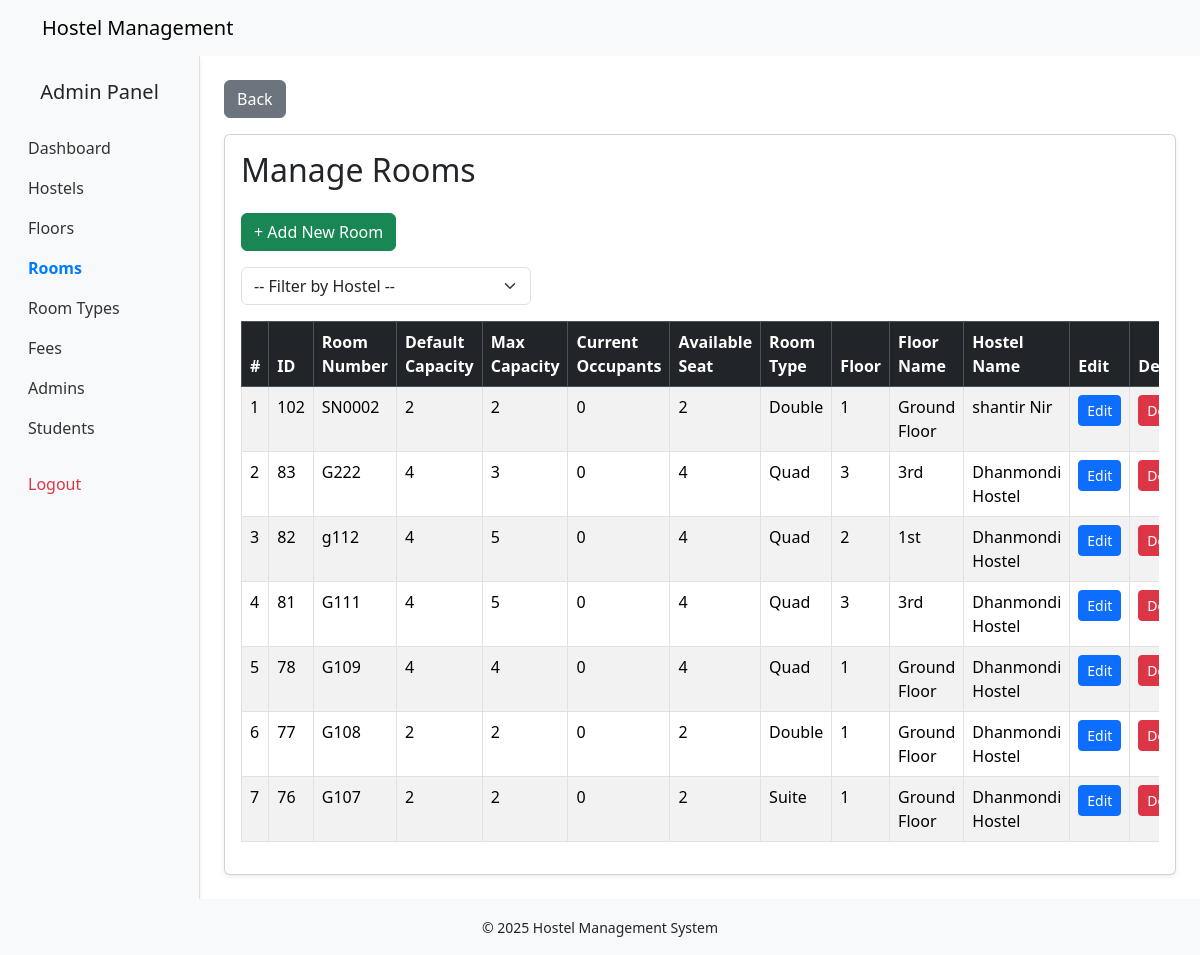
Page /admin/sections/rooms/index.php (signed in) on the earlier database version.
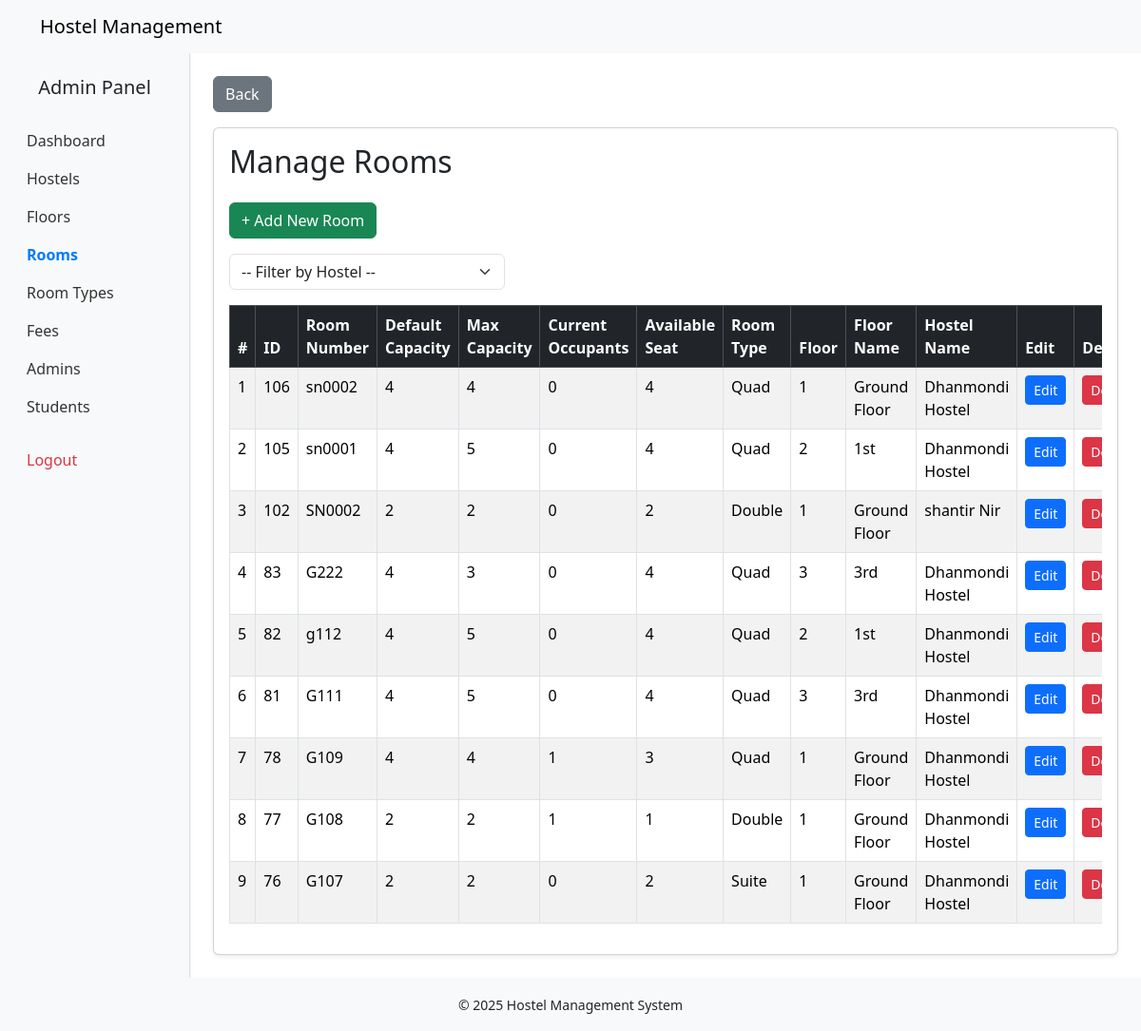
Same page on the later database version.
### tables this page shows
CREATE TABLE `rooms` (
  `id` int(11) NOT NULL,
  `room_type_id` int(11) DEFAULT NULL,
  `floor_id` int(11) DEFAULT NULL,
  `room_number` varchar(20) NOT NULL,
  `max_capacity` int(11) NOT NULL,
  `created_at` timestamp NOT NULL DEFAULT current_timestamp(),
  `updated_at` timestamp NOT NULL DEFAULT current_timestamp() ON UPDATE current_timestamp(),
  `hostel_id` int(11) DEFAULT NULL
);

CREATE TABLE `room_types` (
  `id` int(11) NOT NULL,
  `type_name` varchar(100) NOT NULL,
  `description` text NOT NULL,
  `default_capacity` int(11) NOT NULL,
  `created_at` timestamp NOT NULL DEFAULT current_timestamp(),
  `updated_at` timestamp NOT NULL DEFAULT current_timestamp() ON UPDATE current_timestamp(),
  `buffer_limit` int(11) NOT NULL DEFAULT 0,
  `hostel_id` int(11) DEFAULT NULL
);

CREATE TABLE `floors` (
  `id` int(11) NOT NULL,
  `hostel_id` int(11) DEFAULT NULL,
  `floor_number` int(11) NOT NULL,
  `floor_name` varchar(100) DEFAULT NULL,
  `created_at` timestamp NOT NULL DEFAULT current_timestamp(),
  `updated_at` timestamp NOT NULL DEFAULT current_timestamp() ON UPDATE current_timestamp()
);

CREATE TABLE `hostels` (
  `id` int(11) NOT NULL,
  `hostel_incharge_id` int(11) DEFAULT NULL,
  `address_id` int(11) DEFAULT NULL,
  `hostel_name` varchar(100) NOT NULL,
  `hostel_type` enum('male','female') NOT NULL,
  `contact_number` varchar(20) NOT NULL,
  `capacity` int(11) DEFAULT 0,
  `amenities` text DEFAULT NULL,
  `created_at` timestamp NOT NULL DEFAULT current_timestamp(),
  `updated_at` timestamp NOT NULL DEFAULT current_timestamp() ON UPDATE current_timestamp()
);

### admin/sections/rooms/index.php (the view, shortened to what this page needs)
<?php
require_once BASE_PATH . '/config/db.php';
$rooms = [];
$sql = "
    SELECT
        rooms.id,
        rooms.room_number,
        rooms.max_capacity,
        room_types.type_name,
        room_types.default_capacity,
        floors.floor_number,
        floors.floor_name,
        hostels.hostel_name,
        (
            SELECT COUNT(*) FROM students WHERE students.room_id = rooms.id
        ) AS current_occupants
    FROM rooms
    LEFT JOIN room_types ON rooms.room_type_id = room_types.id
    LEFT JOIN floors ON rooms.floor_id = floors.id
    LEFT JOIN hostels ON floors.hostel_id = hostels.id
    WHERE 1
";
$sql .= " ORDER BY rooms.id DESC";
$result = $conn->query($sql);
if ($result && $result->num_rows > 0) {
    $rooms = $result->fetch_all(MYSQLI_ASSOC);
}
require_once BASE_PATH . '/admin/includes/header_admin.php';
?>
<div class="content container-fluid">
    <div class="row full-height">
        <?php require_once BASE_PATH . '/admin/includes/sidebar_admin.php'; ?>
        <main class="col-md-10 ms-sm-auto px-md-4 py-4">
            <a href="<?= BASE_URL . '/admin/dashboard_admin.php' ?>" class="btn btn-secondary mb-3">Back</a>
            <div class="card shadow-sm">
                <div class="card-body">
                    <h2 class="mb-4">Manage Rooms</h2>
                    <a href="<?= BASE_URL . '/admin/sections/rooms/add.php' ?>" class="btn btn-success mb-3">+ Add New Room</a>
                    <form method="get" class="mb-3">
                        <div class="row">
                            <div class="col-md-4">
                                <select name="hostel_id" class="form-select" onchange="this.form.submit()">
                                    <option value="0">-- Filter by Hostel --</option>
                                </select>
                            </div>
                        </div>
                    </form>
                    <div class="table-responsive">
                        <table class="table table-bordered table-striped">
                            <thead class="table-dark">
                                <tr>
                                    <th>#</th>
                                    <th>ID</th>
                                    <th>Room Number</th>
                                    <th>Default Capacity</th>
                                    <th>Max Capacity</th>
                                    <th>Current Occupants</th>
                                    <th>Available Seat</th>
                                    <th>Room Type</th>
                                    <th>Floor</th>
                                    <th>Floor Name</th>
                                    <th>Hostel Name</th>
                                    <th>Edit</th>
                                    <th>Delete</th>
                                </tr>
                            </thead>
                            <tbody>
                                <?php if (empty($rooms)): ?>
                                    <tr>
                                        <td colspan="13" class="text-center">No rooms found.</td>
                                    </tr>
                                <?php else: ?>
                                    <?php $serial = 1; ?>
                                    <?php foreach ($rooms as $room): ?>
                                        <tr>
                                            <td><?= $serial++ ?></td>
                                            <td><?= $room['id'] ?></td>
                                            <td><?= htmlspecialchars($room['room_number']) ?></td>
                                            <td><?= $room['default_capacity'] ?? '0' ?></td>
                                            <td><?= $room['max_capacity'] ?></td>
                                            <td><?= $room['current_occupants'] ?? '0' ?></td>
                                            <?php
                                            $capacity = isset($room['default_capacity']) ? (int)$room['default_capacity'] : 0;
                                            $occupants = isset($room['current_occupants']) ? (int)$room['current_occupants'] : 0;
                                            ?>
                                            <td><?= $capacity - $occupants ?></td>
                                            <td><?= $room['type_name'] ?? 'N/A' ?></td>
                                            <td><?= $room['floor_number'] ?? 'N/A' ?></td>
                                            <td><?= $room['floor_name'] ?? 'N/A' ?></td>
                                            <td><?= $room['hostel_name'] ?? 'N/A' ?></td>
                                            <td>
                                                <a href="<?= BASE_URL ?>/admin/sections/rooms/edit.php?id=<?= $room['id'] ?>" class="btn btn-sm btn-primary">Edit</a>
                                            </td>
                                            <td>
                                                <a href="javascript:void(0);" class="delete-room btn btn-sm btn-danger" data-id="<?= $room['id'] ?>">Delete</a>
                                            </td>
                                        </tr>
                                    <?php endforeach; ?>
                                <?php endif; ?>
                            </tbody>
                        </table>
                    </div>
                </div>
            </div>
        </main>
    </div>
</div>
<?php require_once BASE_PATH . '/admin/includes/footer_admin.php'; ?>

### admin/includes/header_admin.php (shortened to what this page needs)
<!DOCTYPE html>
<html lang="en">
<head>
    <link rel="stylesheet" href="<?= BASE_URL ?>/vendor/bootstrap/css/bootstrap.min.css">
    <link rel="stylesheet" href="<?= BASE_URL ?>/admin/assets/css/common_admin.css">
</head>
<body>
    <nav class="navbar navbar-expand-lg navbar-light bg-light fixed-header">
        <div class="container">
            <a class="navbar-brand" style="cursor: pointer">Hostel Management</a>
        </div>
    </nav>

### admin/includes/sidebar_admin.php
<?php
$currentSection = '';
if (strpos($_SERVER['REQUEST_URI'], '/hostels/') !== false) {
    $currentSection = 'hostels';
} elseif (strpos($_SERVER['REQUEST_URI'], '/floors/') !== false) {
    $currentSection = 'floors';
} elseif (strpos($_SERVER['REQUEST_URI'], '/rooms/') !== false) {
    $currentSection = 'rooms';
} elseif (strpos($_SERVER['REQUEST_URI'], '/roomTypes/') !== false) {
    $currentSection = 'roomTypes';
} elseif (strpos($_SERVER['REQUEST_URI'], '/roomFees/') !== false) {
    $currentSection = 'roomFees';
} elseif (strpos($_SERVER['REQUEST_URI'], '/admins/') !== false) {
    $currentSection = 'admins';
} elseif (strpos($_SERVER['REQUEST_URI'], '/students/') !== false) {
    $currentSection = 'students';
}
?>
<nav class="col-md-2 d-none d-md-block bg-light sidebar py-4 shadow-sm">
    <div class="sidebar-sticky">
        <h5 class="text-center mb-4" style="cursor: pointer">Admin Panel</h5>
        <ul class="nav flex-column">
            <li class="dashboard nav-item">
                <a class="nav-link <?= basename($_SERVER['PHP_SELF']) == 'dashboard_admin.php' ? 'active' : '' ?>" href="<?= BASE_URL ?>/admin/dashboard_admin.php">
                    Dashboard
                </a>
            </li>
            <li class="nav-item">
                <a class="nav-link <?= $currentSection === 'hostels' ? 'active' : '' ?>" href="<?= BASE_URL . '/admin/sections/hostels/index.php' ?>">Hostels</a>
            </li>
            <li class="nav-item">
                <a class="nav-link <?= $currentSection === 'floors' ? 'active' : '' ?>" href="<?= BASE_URL . '/admin/sections/floors/index.php' ?>">Floors</a>
            </li>
            <li class="nav-item">
                <a class="nav-link <?= $currentSection === 'rooms' ? 'active' : '' ?>" href="<?= BASE_URL . '/admin/sections/rooms/index.php' ?>">Rooms</a>
            </li>
            <li class="nav-item">
                <a class="nav-link <?= $currentSection === 'roomTypes' ? 'active' : '' ?>" href="<?= BASE_URL . '/admin/sections/roomTypes/index.php' ?>">Room Types</a>
            </li>
            <li class="nav-item">
                <a class="nav-link <?= $currentSection === 'roomFees' ? 'active' : '' ?>" href="<?= BASE_URL . '/admin/sections/roomFees/index.php' ?>">Fees</a>
            </li>
            <li class="nav-item">
                <a class="nav-link <?= $currentSection === 'admins' ? 'active' : '' ?>" href="<?= BASE_URL . '/admin/sections/admins/index.php' ?>">Admins</a>
            </li>
            <li class="nav-item">
                <a class="nav-link <?= $currentSection === 'students' ? 'active' : '' ?>" href="<?= BASE_URL . '/admin/sections/students/index.php' ?>">Students</a>
            </li>
            <li class="nav-item mt-3">
                <a class="nav-link text-danger" href="php_files/logout_admin_handler.php">Logout</a>
            </li>
        </ul>
    </div>
</nav>

### admin/includes/footer_admin.php
    <footer class="bg-light text-center py-3 fixed-footer">
        <small>&copy; <?= date('Y') ?> Hostel Management System</small>
    </footer>
</body>
</html>

### admin/assets/css/common_admin.css (style rules this page uses)
html, body { height: 100%; margin: 0; }
body { display: flex; flex-direction: column; }
.content { flex: 1; }
.full-height { flex: 1; display: flex; height: 100%; }
.sidebar { height: 100%; border-right: 1px solid #ddd; display: flex; flex-direction: column; }
.sidebar .nav-link { color: #333; }
.sidebar .nav-link.active { font-weight: bold; color: #007bff; }

Differences in the rows shown:
added rooms: id "106", room_number "sn0002", room_type.default_capacity "4", max_capacity "4", current_occupants "0", $capacity-$occupants "4", room_type.type_name "Quad", floor.floor_number "1", floor.floor_name "Ground Floor", hostel.hostel_name "Dhanmondi Hostel"
added rooms: id "105", room_number "sn0001", room_type.default_capacity "4", max_capacity "5", current_occupants "0", $capacity-$occupants "4", room_type.type_name "Quad", floor.floor_number "2", floor.floor_name "1st", hostel.hostel_name "Dhanmondi Hostel"
computed for rooms id 78: current_occupants "0" → "1"; $capacity-$occupants "4" → "3"
computed for rooms id 77: current_occupants "0" → "1"; $capacity-$occupants "2" → "1"
